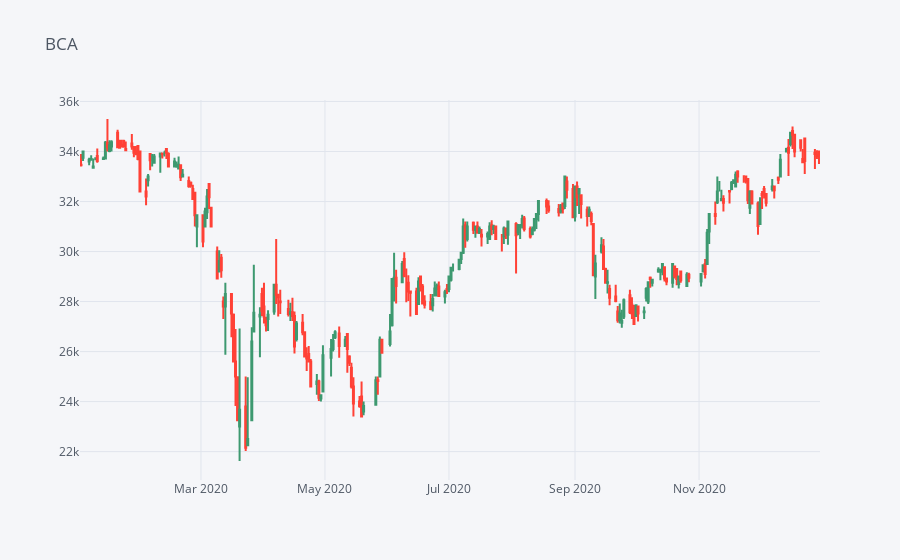

The cell this chart's notebook holds for it:
### Code cell
BBCA[['Open', 'High', 'Low', 'Close']].loc[startdate:enddate].iplot(kind='candle',title='BCA')

### Figure 1 — Plotly figure (JSON) as saved in the notebook; plotly's stock layout.template omitted (floating-point values rounded to 4 significant figures; data arrays with more than 128 entries replaced by an {"elided": "..."} marker saying what was removed)
{"data": [{"close": {"elided": "242 int values"}, "high": {"elided": "242 int values"}, "low": {"elided": "242 int values"}, "open": {"elided": "242 int values"}, "showlegend": false, "type": "candlestick", "x": {"elided": "242 str values"}, "yaxis": "y2"}], "layout": {"legend": {"bgcolor": "#F5F6F9", "font": {"color": "#4D5663"}}, "paper_bgcolor": "#F5F6F9", "plot_bgcolor": "#F5F6F9", "title": {"font": {"color": "#4D5663"}, "text": "BCA"}, "xaxis": {"gridcolor": "#E1E5ED", "rangeslider": {"visible": false}, "showgrid": true, "tickfont": {"color": "#4D5663"}, "title": {"font": {"color": "#4D5663"}, "text": ""}, "zerolinecolor": "#E1E5ED"}, "yaxis": {"gridcolor": "#E1E5ED", "showgrid": true, "showticklabels": false, "tickfont": {"color": "#4D5663"}, "title": {"font": {"color": "#4D5663"}, "text": ""}, "zerolinecolor": "#E1E5ED"}, "yaxis2": {"gridcolor": "#E1E5ED", "showgrid": true, "tickfont": {"color": "#4D5663"}, "title": {"font": {"color": "#4D5663"}, "text": ""}, "zerolinecolor": "#E1E5ED"}}}
